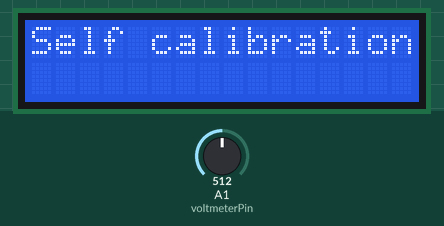
Bench run of a sketch on a simulated Arduino Uno, built with avr-gcc and run on an emulated ATmega328P. On the bench: 16×2 character LCD. The test bench sets the inputs (shaded band); at power-on: A1 (voltmeterPin) = 512.

Above: at 0.4 s.
At 2.6 s:
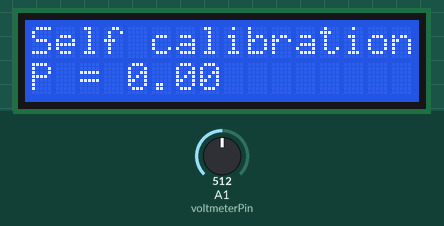
2.7 s: A1 (voltmeterPin) set to 716
At 2.76 s:
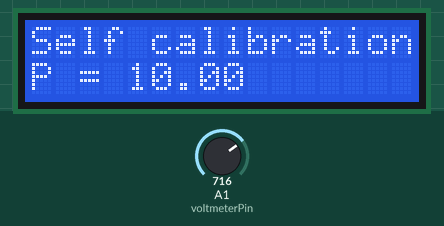
4.2 s: A1 (voltmeterPin) set to 511
At 4.5 s:
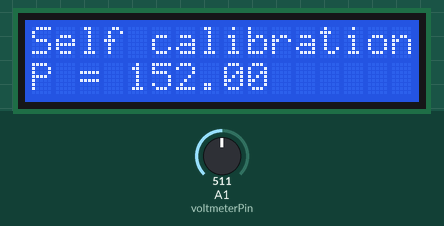
5.7 s: A1 (voltmeterPin) set to 122
At 5.75 s:
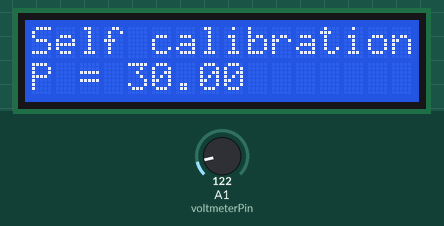
Timing chart, 0 to 8.7 s (numbered marks = the images above; inputs shaded):
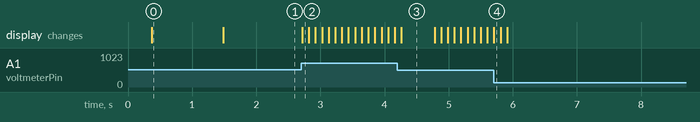

The sketch:

Voltmeter_LCD2.ino
```cpp
// MPU-6050 Short Example Sketch
//www.elegoo.com
//2016.12.9


#include <LiquidCrystal.h>

LiquidCrystal lcd(7, 8, 9, 10, 11, 12);

//Voltmeter
int voltmeterPin = 1;
const int voltmeterBufferSize = 20;
int voltmeterBufferCurrentPosition = 0;
int voltmeterBuffer[voltmeterBufferSize];

int voltmeterNullValue = 0;

void setup(){
  //Voltmeter
  analogReference(INTERNAL);
  for (int i = 0; i < voltmeterBufferSize; i = i + 1) {
    voltmeterBuffer[i] = 0;
  };

  // set up the LCD's number of columns and rows:
  lcd.begin(16, 2);
  // Print a message to the LCD.
  lcd.clear();
  lcd.setCursor(0, 0);
  lcd.print("Laser power");
  lcd.setCursor(0, 1);
  lcd.print("meter v 1.0");
  delay(300);
  lcd.clear();
  lcd.setCursor(0, 0);
  lcd.print("Self calibration...");
  delay(100);


  calibrateVoltmeter();

}

void loop(){
  lcd.setCursor(0, 0);

  lcd.setCursor(0, 1);
  lcd.print("P = " + String(getVoltmeterValue()) + "         ");

  delay(100);
}

void calibrateVoltmeter()
{
  static int voltmeterPrevValue = -1;
  int counter = 0;
  while (voltmeterPrevValue != voltmeterNullValue || counter<50 )
  {
    voltmeterPrevValue = voltmeterNullValue;
    voltmeterNullValue = getRawVoltmeterValue();
    counter +=1;
    delay(20);
  }
}
void saveVoltmeterValue( int val)
{
  voltmeterBuffer[voltmeterBufferCurrentPosition] = val;
  voltmeterBufferCurrentPosition++;
  if (voltmeterBufferCurrentPosition==voltmeterBufferSize)
  {
    voltmeterBufferCurrentPosition=0;
  }
}

int getRawVoltmeterValue()
{
  saveVoltmeterValue(analogRead(voltmeterPin));

  long sum = 0;
  for (int i = 0; i < voltmeterBufferSize; i = i + 1) {
    sum += voltmeterBuffer[i];
  }
  return (1.0 * sum) / voltmeterBufferSize;
}

float getVoltmeterValue()
{
  float currValue = getRawVoltmeterValue()-voltmeterNullValue;
  if (currValue<0)
  {
    currValue = 0.0;
  }
  return currValue;
}
```

Measured:
- after the input at 2.7 s, the display: changes at once (image 2)
- what the display in image 0 shows lasts 1.1 s, from 0.4 s to 1.5 s
- what the display in image 3 shows lasts 0.5 s, from 4.3 s to 4.8 s
